Frame 1 (no input): blank canvas, image omitted
Frame 60 (no input): blank canvas, image omitted
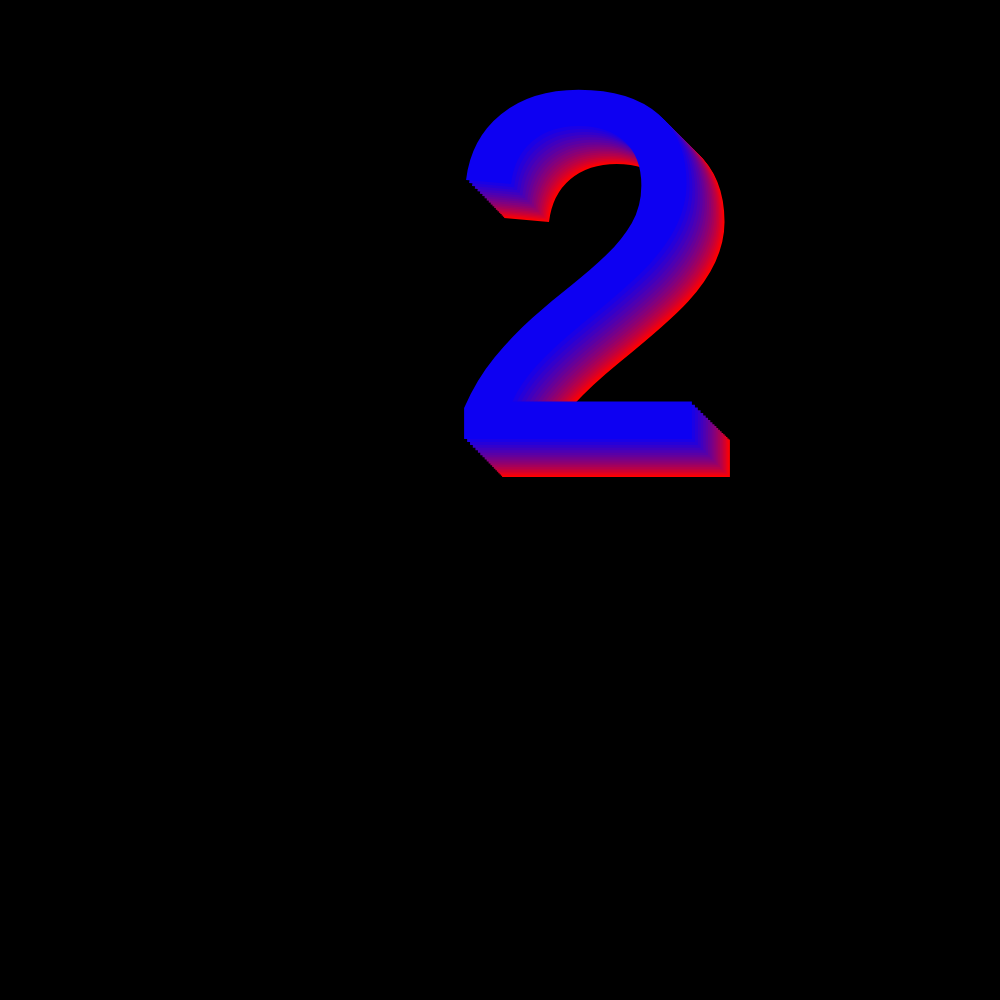
Frame 120 (the mouse pressed at the canvas centre since frame 60)

The p5.js sketch whose frames 1 and 60 were blank and that drew this single picture after the mouse press (run headless with seeded random() and noise() and a simulated clock; from frame 60 on, the mouse is pressed at the canvas centre):

// p5.js sketch
// ── sketch.js
let x = [];
let y = [];
let num = 20;
let easing = 0.05;

function setup() {
  createCanvas(1000, 1000);
  for (let i = 0; i < num; i++) {
    x[i] = 0;
    y[i] = 0;
  }
}

function draw() {
  background(0);
  
  let targetX = mouseX;
  let targetY = mouseY;
  
  for (let i = num - 1; i >= 1; i--) {
    x[i] = x[i-1];
    y[i] = y[i-1];
  }
  
  x[0] += (targetX - x[0]) * easing;
  y[0] += (targetY - y[0]) * easing;
  
  for (let i = 0; i < num; i++) {
    fill(255 - i * (255 / num),0,i * (255 / num));
    strokeWeight(4);
    textSize(500);
    text('2', x[i], y[i]);
  }
}
